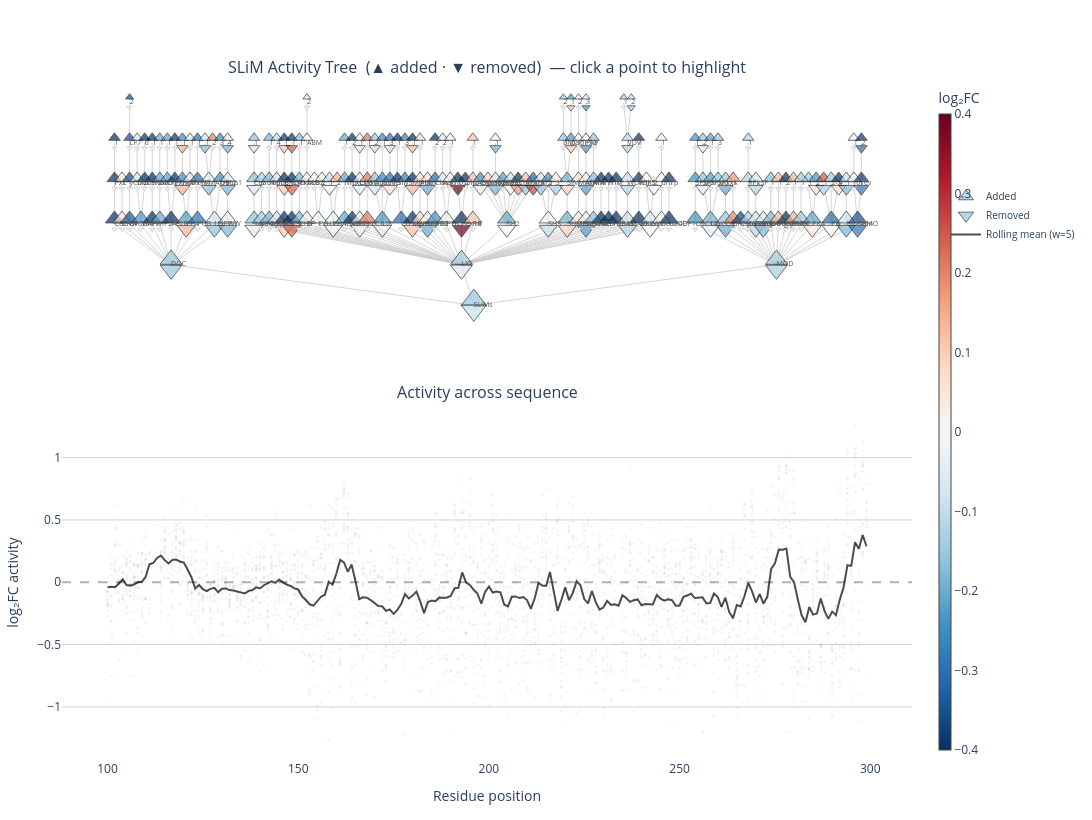

The notebook cell saved with this chart:
### Code cell
import plotly.graph_objects as go
from plotly.subplots import make_subplots
import json, numpy as np, pandas as pd
from collections import defaultdict

# ── (Reuse tree structures from above: valid, y_pos, node_vals, get_level,
#    get_label, get_children, KEEP_CATS, MIN_N, X_SCALE, DOT_OFF) ──────────────

# ── Rolling mean for bottom subplot ──────────────────────────────────────────
pos_mean = (df.dropna(subset=['log2fc', 'var_pos'])
              .groupby('var_pos')['log2fc'].mean()
              .reset_index().sort_values('var_pos'))
pos_mean['rolling'] = pos_mean['log2fc'].rolling(5, center=True, min_periods=1).mean()

# ── Build per-node mutation point lists (embedded in HTML for JS) ─────────────
node_pts = defaultdict(lambda: {'added': [], 'removed': []})

for _, row in df.iterrows():
    if pd.isna(row.get('log2fc')) or pd.isna(row.get('var_pos')):
        continue
    v, pos, mut = row['log2fc'], int(row['var_pos']), str(row['mutation'])
    pt = [pos, round(float(v), 4), mut]

    for col, cond in [('which_added', 'added'), ('which_removed', 'removed')]:
        try:
            elms = row[col] if isinstance(row[col], list) else eval(row[col])
        except Exception:
            continue
        seen = set()
        any_keep = False
        for uid in elms:
            name  = uid.rsplit('_', 1)[0]
            parts = name.split('_')
            if parts[0] not in KEEP_CATS:
                continue
            any_keep = True
            for d in range(1, len(parts) + 1):
                pfx = '_'.join(parts[:d])
                if pfx not in seen and pfx in valid:
                    node_pts[pfx][cond].append(pt)
                    seen.add(pfx)
        if any_keep:
            node_pts['__root__'][cond].append(pt)

node_js = {pfx: {'added': node_pts[pfx]['added'],
                  'removed': node_pts[pfx]['removed']}
           for pfx in valid}

# ── Build figure ──────────────────────────────────────────────────────────────
fig = make_subplots(
    rows=2, cols=1,
    row_heights=[0.42, 0.58],
    subplot_titles=[
        'SLiM Activity Tree  (▲ added · ▼ removed)  — click a point to highlight',
        'Activity across sequence',
    ],
    vertical_spacing=0.10,
)

# ── Tree edges (single trace with None separators) ────────────────────────────
ex, ey = [], []

def collect_edges(node):
    for child in get_children(node):
        ex.extend([y_pos[node], y_pos[child], None])
        ey.extend([get_level(node)*X_SCALE, get_level(child)*X_SCALE, None])
        collect_edges(child)

collect_edges('__root__')

fig.add_trace(go.Scatter(x=ex, y=ey, mode='lines',
    line=dict(color='#cccccc', width=0.8),
    hoverinfo='skip', showlegend=False), row=1, col=1)

# ── Tree nodes ────────────────────────────────────────────────────────────────
cat_colors = {'DOC': '#1a821a', 'LIG': '#377eb8', 'MOD': '#ff7f00'}

for cond, symbol, dy, leg_label in [
    ('added',   'triangle-up',   +DOT_OFF, 'Added'),
    ('removed', 'triangle-down', -DOT_OFF, 'Removed'),
]:
    cx, cy, cc, cs, ccd, ctxt = [], [], [], [], [], []
    gx, gy = [], []

    for node in sorted(valid):
        vals = node_vals[node][cond]
        lv   = get_level(node)
        lbl  = get_label(node)
        s    = max(7, 22 - lv * 3)

        if len(vals) >= MIN_N:
            m = float(np.mean(vals))
            cx.append(y_pos[node]);  cy.append(lv * X_SCALE + dy)
            cc.append(m);            cs.append(s)
            ccd.append([node, cond, lbl])
            ctxt.append(f"<b>{lbl}</b><br>{leg_label}: n={len(vals)}<br>mean log₂FC: {m:.3f}")
        else:
            gx.append(y_pos[node]);  gy.append(lv * X_SCALE + dy)

    fig.add_trace(go.Scatter(
        x=cx, y=cy, mode='markers',
        marker=dict(
            symbol=symbol, size=cs, color=cc,
            colorscale='RdBu', reversescale=True,
            cmin=-0.4, cmax=0.4,
            line=dict(width=0.8, color='black'),
            showscale=(cond == 'added'),
            colorbar=dict(title='log₂FC', x=1.02, thickness=12) if cond == 'added' else None,
        ),
        customdata=ccd, text=ctxt,
        hovertemplate='%{text}<extra></extra>',
        name=leg_label, showlegend=True,
    ), row=1, col=1)

    if gx:
        fig.add_trace(go.Scatter(
            x=gx, y=gy, mode='markers',
            marker=dict(symbol=symbol, size=5, color='#eeeeee',
                        line=dict(width=0.5, color='#bbbbbb')),
            hoverinfo='skip', showlegend=False,
        ), row=1, col=1)

# ── Node labels ───────────────────────────────────────────────────────────────
fig.add_trace(go.Scatter(
    x=[y_pos[n] for n in valid],
    y=[get_level(n) * X_SCALE for n in valid],
    mode='text',
    text=[get_label(n) for n in valid],
    textposition='middle right',
    textfont=dict(size=7, color='#555555'),
    hoverinfo='skip', showlegend=False,
), row=1, col=1)

# ── Bottom: grey background scatter ──────────────────────────────────────────
df_seq = df.dropna(subset=['log2fc', 'var_pos'])
fig.add_trace(go.Scatter(
    x=df_seq['var_pos'], y=df_seq['log2fc'], mode='markers',
    marker=dict(color='grey', size=3, opacity=0.07),
    hoverinfo='skip', showlegend=False,
), row=2, col=1)

# ── Rolling mean ──────────────────────────────────────────────────────────────
fig.add_trace(go.Scatter(
    x=pos_mean['var_pos'], y=pos_mean['rolling'],
    mode='lines', line=dict(color='black', width=2), opacity=0.7,
    name='Rolling mean (w=5)',
), row=2, col=1)

# ── Empty selected-mutations trace (populated by JS on click) ─────────────────
fig.add_trace(go.Scatter(
    x=[], y=[], mode='markers',
    marker=dict(color='#ff7f00', size=7, opacity=0.85,
                line=dict(width=0.7, color='black')),
    text=[], hovertemplate='<b>%{text}</b><br>pos: %{x}<br>log₂FC: %{y:.3f}<extra></extra>',
    name='Selected node', showlegend=True,
), row=2, col=1)

SELECTED_IDX = len(fig.data) - 1

# ── Layout ────────────────────────────────────────────────────────────────────
max_lv = max(get_level(n) for n in valid)
fig.update_layout(
    height=820, width=1500,
    plot_bgcolor='white', paper_bgcolor='white',
    legend=dict(x=1.04, y=0.85, font=dict(size=10)),
    margin=dict(l=40, r=180, t=80, b=60),
)
fig.update_yaxes(showgrid=False, zeroline=False, showticklabels=False, row=1, col=1)
fig.update_xaxes(showgrid=False, zeroline=False, showticklabels=False, row=1, col=1)
fig.update_yaxes(title='log₂FC activity', gridcolor='lightgrey', row=2, col=1)
fig.update_xaxes(title='Residue position', row=2, col=1)
fig.add_hline(y=0, line_dash='dash', line_color='black', opacity=0.3, row=2, col=1)

# ── Inject click-handler JavaScript ──────────────────────────────────────────
js = f"""
<script>
const _nodeData = {json.dumps(node_js)};
const _selIdx   = {SELECTED_IDX};

document.addEventListener('DOMContentLoaded', function() {{
    const poll = setInterval(function() {{
        const gd = document.querySelector('.plotly-graph-div');
        if (!gd || !gd._fullData) return;
        clearInterval(poll);

        gd.on('plotly_click', function(ev) {{
            if (!ev || !ev.points || !ev.points.length) return;
            const pt = ev.points[0];
            if (!pt.customdata) return;

            const prefix = pt.customdata[0];
            const cond   = pt.customdata[1];
            const pts    = (_nodeData[prefix] && _nodeData[prefix][cond])
                           ? _nodeData[prefix][cond] : [];

            Plotly.restyle(gd, {{
                x:    [pts.map(p => p[0])],
                y:    [pts.map(p => p[1])],
                text: [pts.map(p => p[2])],
                name: [prefix + ' (' + cond + ')'],
            }}, [_selIdx]);
        }});
    }}, 300);
}});
</script>
"""

html = fig.to_html(include_plotlyjs='cdn', full_html=True)
html = html.replace('</body>', js + '\n</body>')

out = '/Users/trev/Downloads/SLiM_tree_interactive.html'
#with open(out, 'w') as f:
#    f.write(html)
#print(f"Saved → {out}")
fig.show()

### Figure 1 — Plotly figure (JSON) as saved in the notebook; plotly's stock layout.template omitted (floating-point values rounded to 4 significant figures; data arrays with more than 128 entries replaced by an {"elided": "..."} marker saying what was removed)
{"data": [{"hoverinfo": "skip", "line": {"color": "#cccccc", "width": 0.8}, "mode": "lines", "showlegend": false, "type": "scatter", "x": {"elided": "657 float values"}, "xaxis": "x", "y": {"elided": "657 float values"}, "yaxis": "y"}, {"customdata": {"elided": "219x3 str values"}, "hovertemplate": "%{text}<extra></extra>", "marker": {"cmax": 0.4, "cmin": -0.4, "color": {"elided": "219 float values"}, "colorbar": {"thickness": 12, "title": {"text": "log₂FC"}, "x": 1.02}, "colorscale": [[0, "rgb(103,0,31)"], [0.1, "rgb(178,24,43)"], [0.2, "rgb(214,96,77)"], [0.3, "rgb(244,165,130)"], [0.4, "rgb(253,219,199)"], [0.5, "rgb(247,247,247)"], [0.6, "rgb(209,229,240)"], [0.7, "rgb(146,197,222)"], [0.8, "rgb(67,147,195)"], [0.9, "rgb(33,102,172)"], [1, "rgb(5,48,97)"]], "line": {"color": "black", "width": 0.8}, "reversescale": true, "showscale": true, "size": {"elided": "219 int values"}, "symbol": "triangle-up"}, "mode": "markers", "name": "Added", "showlegend": true, "text": {"elided": "219 str values"}, "type": "scatter", "x": {"elided": "219 float values"}, "xaxis": "x", "y": {"elided": "219 float values"}, "yaxis": "y"}, {"hoverinfo": "skip", "marker": {"color": "#eeeeee", "line": {"color": "#bbbbbb", "width": 0.5}, "size": 5, "symbol": "triangle-up"}, "mode": "markers", "showlegend": false, "type": "scatter", "x": [71.5], "xaxis": "x", "y": [6.88], "yaxis": "y"}, {"customdata": {"elided": "82x3 str values"}, "hovertemplate": "%{text}<extra></extra>", "marker": {"cmax": 0.4, "cmin": -0.4, "color": [-0.155, 0.1341, 0.1341, 0.1341, -0.1632, -0.1632, -0.1632, -0.1811, -0.1811, -0.1811, -0.05656, -0.0467, -0.0467, -0.0467, 0.09729, 0.09729, 0.09729, 0.2383, 0.2383, 0.2383, -0.01121, -0.01121, -0.03145, -0.03145, -0.03145, -0.037, -0.07944, -0.07944, 0.05984, 0.05984, 0.1237, 0.1237, 0.1237, -0.1988, -0.1988, 0.3914, 0.3914, -0.009927, -0.04375, -0.1877, -0.1877, -0.0114, 0.174, -0.1592, 0.2716, -0.09888, -0.1611, -0.1311, 0.08649, 0.08649, 0.08649, 0.08649, -0.2226, -0.2226, -0.2226, -0.2226, -0.1158, -0.1158, -0.1158, -0.1158, 0.005502, 0.005502, -0.1348, -0.0418, -0.0418, -0.0418, -0.2046, -0.2046, -0.1122, -0.1122, -0.1781, 0.04573, 0.04573, 0.001386, -0.1232, 0.068, -0.1784, -0.1784, -0.2839, -0.2839, -0.2839, -0.09583], "colorscale": [[0, "rgb(103,0,31)"], [0.1, "rgb(178,24,43)"], [0.2, "rgb(214,96,77)"], [0.3, "rgb(244,165,130)"], [0.4, "rgb(253,219,199)"], [0.5, "rgb(247,247,247)"], [0.6, "rgb(209,229,240)"], [0.7, "rgb(146,197,222)"], [0.8, "rgb(67,147,195)"], [0.9, "rgb(33,102,172)"], [1, "rgb(5,48,97)"]], "line": {"color": "black", "width": 0.8}, "reversescale": true, "showscale": false, "size": [19, 16, 13, 10, 16, 13, 10, 16, 13, 10, 19, 16, 13, 10, 16, 13, 10, 16, 13, 10, 16, 13, 16, 13, 10, 16, 13, 10, 13, 10, 16, 13, 10, 16, 13, 16, 13, 16, 13, 13, 10, 13, 13, 13, 13, 16, 13, 13, 16, 13, 10, 7, 16, 13, 10, 7, 16, 13, 10, 7, 16, 13, 19, 16, 13, 10, 16, 13, 16, 13, 16, 16, 13, 16, 13, 13, 16, 13, 16, 13, 10, 22], "symbol": "triangle-down"}, "mode": "markers", "name": "Removed", "showlegend": true, "text": ["<b>DOC</b><br>Removed: n=598<br>mean log₂FC: -0.155", "<b>PP4</b><br>Removed: n=37<br>mean log₂FC: 0.134", "<b>FxxP</b><br>Removed: n=37<br>mean log₂FC: 0.134", "<b>1</b><br>Removed: n=37<br>mean log₂FC: 0.134", "<b>USP7</b><br>Removed: n=231<br>mean log₂FC: -0.163", "<b>MATH</b><br>Removed: n=231<br>mean log₂FC: -0.163", "<b>1</b><br>Removed: n=231<br>mean log₂FC: -0.163", "<b>WW</b><br>Removed: n=369<br>mean log₂FC: -0.181", "<b>Pin1</b><br>Removed: n=369<br>mean log₂FC: -0.181", "<b>4</b><br>Removed: n=369<br>mean log₂FC: -0.181", "<b>LIG</b><br>Removed: n=1382<br>mean log₂FC: -0.057", "<b>14-3-3</b><br>Removed: n=67<br>mean log₂FC: -0.047", "<b>CanoR</b><br>Removed: n=67<br>mean log₂FC: -0.047", "<b>1</b><br>Removed: n=67<br>mean log₂FC: -0.047", "<b>BRCT</b><br>Removed: n=73<br>mean log₂FC: 0.097", "<b>BRCA1</b><br>Removed: n=73<br>mean log₂FC: 0.097", "<b>1</b><br>Removed: n=73<br>mean log₂FC: 0.097", "<b>CSL</b><br>Removed: n=59<br>mean log₂FC: 0.238", "<b>BTD</b><br>Removed: n=59<br>mean log₂FC: 0.238", "<b>1</b><br>Removed: n=59<br>mean log₂FC: 0.238", "<b>FHA</b><br>Removed: n=35<br>mean log₂FC: -0.011", "<b>1</b><br>Removed: n=35<br>mean log₂FC: -0.011", "<b>IRFs</b><br>Removed: n=73<br>mean log₂FC: -0.031", "<b>LxIS</b><br>Removed: n=73<br>mean log₂FC: -0.031", "<b>1</b><br>Removed: n=73<br>mean log₂FC: -0.031", "<b>LIR</b><br>Removed: n=304<br>mean log₂FC: -0.037", "<b>Apic</b><br>Removed: n=204<br>mean log₂FC: -0.079", "<b>2</b><br>Removed: n=204<br>mean log₂FC: -0.079", "<b>Nem</b><br>Removed: n=105<br>mean log₂FC: 0.060", "<b>3</b><br>Removed: n=105<br>mean log₂FC: 0.060", "<b>MLH1</b><br>Removed: n=52<br>mean log₂FC: 0.124", "<b>MIPbox</b><br>Removed: n=52<br>mean log₂FC: 0.124", "<b>1</b><br>Removed: n=52<br>mean log₂FC: 0.124", "<b>MYND</b><br>Removed: n=91<br>mean log₂FC: -0.199", "<b>1</b><br>Removed: n=91<br>mean log₂FC: -0.199", "<b>Pex14</b><br>Removed: n=36<br>mean log₂FC: 0.391", "<b>1</b><br>Removed: n=36<br>mean log₂FC: 0.391", "<b>SH2</b><br>Removed: n=354<br>mean log₂FC: -0.010", "<b>CRK</b><br>Removed: n=94<br>mean log₂FC: -0.044", "<b>NCK</b><br>Removed: n=67<br>mean log₂FC: -0.188", "<b>1</b><br>Removed: n=67<br>mean log₂FC: -0.188", "<b>SRC</b><br>Removed: n=57<br>mean log₂FC: -0.011", "<b>STAP1</b><br>Removed: n=50<br>mean log₂FC: 0.174", "<b>STAT3</b><br>Removed: n=37<br>mean log₂FC: -0.159", "<b>STAT5</b><br>Removed: n=61<br>mean log₂FC: 0.272", "<b>SH3</b><br>Removed: n=130<br>mean log₂FC: -0.099", "<b>1</b><br>Removed: n=52<br>mean log₂FC: -0.161", "<b>3</b><br>Removed: n=116<br>mean log₂FC: -0.131", "<b>SUMO</b><br>Removed: n=86<br>mean log₂FC: 0.086", "<b>SIM</b><br>Removed: n=86<br>mean log₂FC: 0.086", "<b>par</b><br>Removed: n=86<br>mean log₂FC: 0.086", "<b>1</b><br>Removed: n=86<br>mean log₂FC: 0.086", "<b>TRAF3</b><br>Removed: n=67<br>mean log₂FC: -0.223", "<b>MATH</b><br>Removed: n=67<br>mean log₂FC: -0.223", "<b>PxP</b><br>Removed: n=67<br>mean log₂FC: -0.223", "<b>3</b><br>Removed: n=67<br>mean log₂FC: -0.223", "<b>WD40</b><br>Removed: n=383<br>mean log₂FC: -0.116", "<b>WDR5</b><br>Removed: n=383<br>mean log₂FC: -0.116", "<b>VDV</b><br>Removed: n=383<br>mean log₂FC: -0.116", "<b>2</b><br>Removed: n=383<br>mean log₂FC: -0.116", "<b>WW</b><br>Removed: n=71<br>mean log₂FC: 0.006", "<b>2</b><br>Removed: n=71<br>mean log₂FC: 0.006", "<b>MOD</b><br>Removed: n=1123<br>mean log₂FC: -0.135", "<b>CDK</b><br>Removed: n=51<br>mean log₂FC: -0.042", "<b>SPK</b><br>Removed: n=51<br>mean log₂FC: -0.042", "<b>2</b><br>Removed: n=51<br>mean log₂FC: -0.042", "<b>CK1</b><br>Removed: n=250<br>mean log₂FC: -0.205", "<b>1</b><br>Removed: n=250<br>mean log₂FC: -0.205", "<b>GSK3</b><br>Removed: n=302<br>mean log₂FC: -0.112", "<b>1</b><br>Removed: n=302<br>mean log₂FC: -0.112", "<b>GlcNHglycan</b><br>Removed: n=360<br>mean log₂FC: -0.178", "<b>PKA</b><br>Removed: n=37<br>mean log₂FC: 0.046", "<b>2</b><br>Removed: n=37<br>mean log₂FC: 0.046", "<b>Plk</b><br>Removed: n=155<br>mean log₂FC: 0.001", "<b>1</b><br>Removed: n=54<br>mean log₂FC: -0.123", "<b>4</b><br>Removed: n=101<br>mean log₂FC: 0.068", "<b>ProDKin</b><br>Removed: n=334<br>mean log₂FC: -0.178", "<b>1</b><br>Removed: n=334<br>mean log₂FC: -0.178", "<b>SUMO</b><br>Removed: n=63<br>mean log₂FC: -0.284", "<b>rev</b><br>Removed: n=63<br>mean log₂FC: -0.284", "<b>2</b><br>Removed: n=63<br>mean log₂FC: -0.284", "<b>SLiMs</b><br>Removed: n=4167<br>mean log₂FC: -0.096"], "type": "scatter", "x": [7.5, 9.5, 9, 9, 13.25, 12.5, 12, 15, 15, 15, 46, 18.5, 18.5, 18.5, 22.5, 22.5, 22.5, 23.5, 23.5, 23.5, 29, 28.5, 32.5, 32.5, 32.5, 35.5, 34.5, 34.5, 36.5, 36.5, 39.5, 39.5, 39.5, 41.5, 41.5, 46, 45.5, 52, 48.5, 50.5, 50.5, 52.5, 53.5, 54.5, 55.5, 57.5, 56.5, 58.5, 60, 60, 60.5, 60.5, 62.5, 62.5, 62.5, 62.5, 68, 68, 68, 68.5, 71, 71.5, 87.75, 79, 78, 78, 81, 81, 85, 85, 86, 92.5, 93, 95, 94, 96, 97, 97, 98.5, 99, 99, 47.62], "xaxis": "x", "y": [1.92, 4.12, 6.32, 8.52, 4.12, 6.32, 8.52, 4.12, 6.32, 8.52, 1.92, 4.12, 6.32, 8.52, 4.12, 6.32, 8.52, 4.12, 6.32, 8.52, 4.12, 6.32, 4.12, 6.32, 8.52, 4.12, 6.32, 8.52, 6.32, 8.52, 4.12, 6.32, 8.52, 4.12, 6.32, 4.12, 6.32, 4.12, 6.32, 6.32, 8.52, 6.32, 6.32, 6.32, 6.32, 4.12, 6.32, 6.32, 4.12, 6.32, 8.52, 10.72, 4.12, 6.32, 8.52, 10.72, 4.12, 6.32, 8.52, 10.72, 4.12, 6.32, 1.92, 4.12, 6.32, 8.52, 4.12, 6.32, 4.12, 6.32, 4.12, 4.12, 6.32, 4.12, 6.32, 6.32, 4.12, 6.32, 4.12, 6.32, 8.52, -0.28], "yaxis": "y"}, {"hoverinfo": "skip", "marker": {"color": "#eeeeee", "line": {"color": "#bbbbbb", "width": 0.5}, "size": 5, "symbol": "triangle-down"}, "mode": "markers", "showlegend": false, "type": "scatter", "x": {"elided": "138 float values"}, "xaxis": "x", "y": {"elided": "138 float values"}, "yaxis": "y"}, {"hoverinfo": "skip", "mode": "text", "showlegend": false, "text": {"elided": "220 str values"}, "textfont": {"color": "#555555", "size": 7}, "textposition": "middle right", "type": "scatter", "x": {"elided": "220 float values"}, "xaxis": "x", "y": {"elided": "220 float values"}, "yaxis": "y"}, {"hoverinfo": "skip", "marker": {"color": "grey", "opacity": 0.07, "size": 3}, "mode": "markers", "showlegend": false, "type": "scatter", "x": {"elided": "3492 float values"}, "xaxis": "x2", "y": {"elided": "3492 float values"}, "yaxis": "y2"}, {"line": {"color": "black", "width": 2}, "mode": "lines", "name": "Rolling mean (w=5)", "opacity": 0.7, "type": "scatter", "x": {"elided": "200 float values"}, "xaxis": "x2", "y": {"elided": "200 float values"}, "yaxis": "y2"}, {"hovertemplate": "<b>%{text}</b><br>pos: %{x}<br>log₂FC: %{y:.3f}<extra></extra>", "marker": {"color": "#ff7f00", "line": {"color": "black", "width": 0.7}, "opacity": 0.85, "size": 7}, "mode": "markers", "name": "Selected node", "showlegend": true, "text": [], "type": "scatter", "x": [], "xaxis": "x2", "y": [], "yaxis": "y2"}], "layout": {"annotations": [{"font": {"size": 16}, "showarrow": false, "text": "SLiM Activity Tree  (▲ added · ▼ removed)  — click a point to highlight", "x": 0.5, "xanchor": "center", "xref": "paper", "y": 1, "yanchor": "bottom", "yref": "paper"}, {"font": {"size": 16}, "showarrow": false, "text": "Activity across sequence", "x": 0.5, "xanchor": "center", "xref": "paper", "y": 0.522, "yanchor": "bottom", "yref": "paper"}], "height": 820, "legend": {"font": {"size": 10}, "x": 1.04, "y": 0.85}, "margin": {"b": 60, "l": 40, "r": 180, "t": 80}, "paper_bgcolor": "white", "plot_bgcolor": "white", "shapes": [{"line": {"color": "black", "dash": "dash"}, "opacity": 0.3, "type": "line", "x0": 0, "x1": 1, "xref": "x2 domain", "y0": 0, "y1": 0, "yref": "y2"}], "width": 1500, "xaxis": {"anchor": "y", "domain": [0, 1], "showgrid": false, "showticklabels": false, "zeroline": false}, "xaxis2": {"anchor": "y2", "domain": [0, 1], "title": {"text": "Residue position"}}, "yaxis": {"anchor": "x", "domain": [0.622, 1], "showgrid": false, "showticklabels": false, "zeroline": false}, "yaxis2": {"anchor": "x2", "domain": [0, 0.522], "gridcolor": "lightgrey", "title": {"text": "log₂FC activity"}}}}
